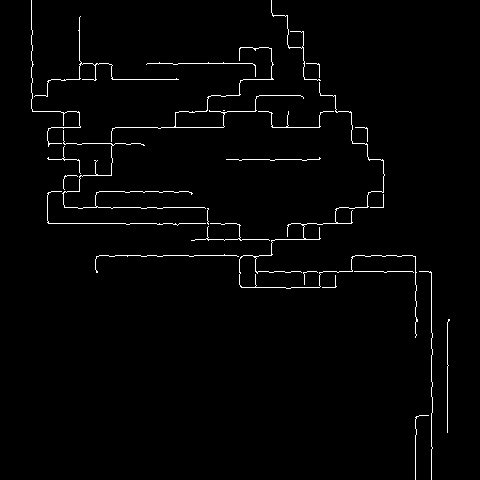
#> input picture image/get_gaussian_blur_output.png, 480 x 480 px
$ python hough_transform.py
#> lines starting #> are read from the running program, lines starting #| are printed output that depends on the picture; after the words box and inside, x2 and y2 are one past the last pixel; in counts of white or black regions, pixels touching at a corner belong together
"""
1. Following is an edge image.
   Draw the 10 most explicit straight lines using Hough Transform on the edge image.

2. Choose the straight lines which are within +- 10 degree
   from the horizontal axis among the above 10 lines.
"""

from PIL import Image
import numpy as np
import matplotlib.pyplot as plt

#%%  read image

img = Image.open('../../image/get_gaussian_blur_output.png').convert('L')
#> img is the input picture: PIL image 480x480 L; 1.8% white in thin lines or dots, all inside (x1, y1, x2, y2) = (31, 0, 450, 480)
# img = Image.open('test.png').convert('L')
bin_img = np.array(img)
bin_img[bin_img>0] = 1
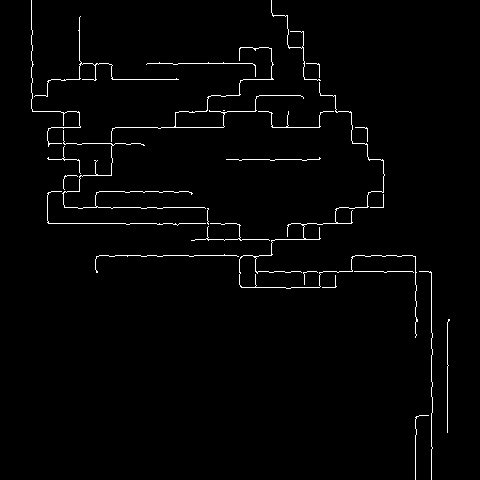
#> bin_img: shape (480, 480); values 0 (black) and 1 (white), 1.8% white in thin lines or dots, all inside (x1, y1, x2, y2) = (31, 0, 450, 480)

plt.figure()
plt.imshow(bin_img, cmap='gray')
plt.title('Input Image')
plt.show()

#%%  make hough space

def make_hough_space(bin_img, theta_resolution = 0.1, rho_resolution = 1):

#> called with theta_resolution = 0.1, rho_resolution = 1
    global D, R, C

    R, C = bin_img.shape
#> R = 480; C = 480

    n_theta = int(180 / theta_resolution + 1)
    theta = np.linspace(-90, 90, n_theta)
    rad_theta = np.deg2rad(theta)

    D = int( np.sqrt(R**2 + C**2) )
#> D = 678
    n_rho = int(D*2 / rho_resolution + 1)
#> n_rho = 1357
    rho = np.linspace(-D, D, n_rho)
#> rho = 1357 values from -678 to 678

    hough_space = np.zeros((n_rho,n_theta))
    for r in range(R):
        for c in range(C):
            if bin_img[r,c]:
                for theta_idx, rad in enumerate(rad_theta):
                    tmp = c*np.cos(rad) + r*np.sin(rad)
                    rho_idx = np.argmin(abs(rho-tmp))
                    hough_space[rho_idx, theta_idx] += 1
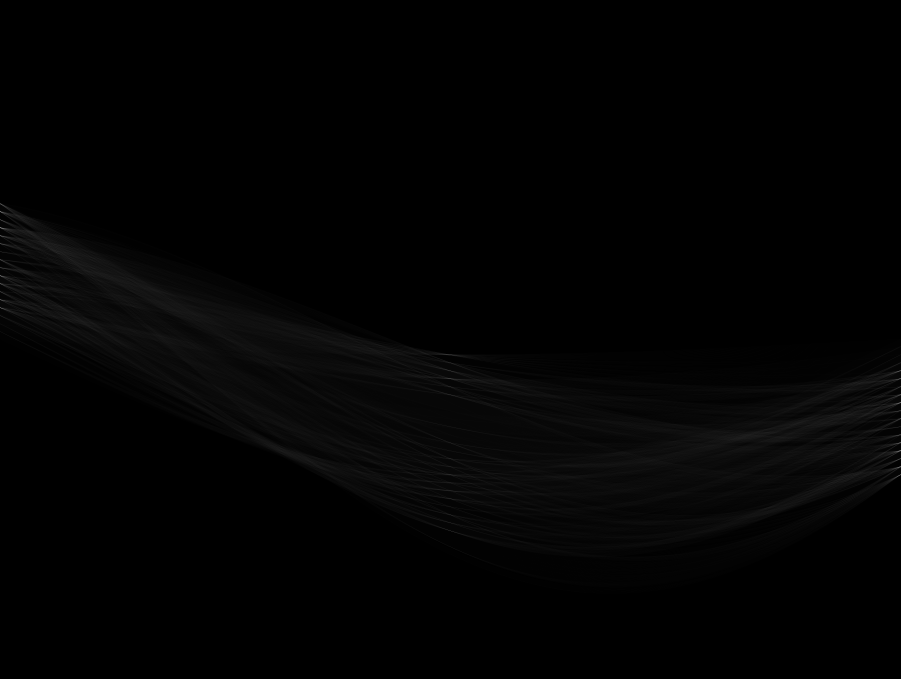
#> hough_space: shape (1357, 1801) float64 (shown at 1/2 size); min 0, max 218, mean 2.6

    return hough_space, rad_theta, rho

#> (the run stopped early here; a loop or call above may not have finished)
